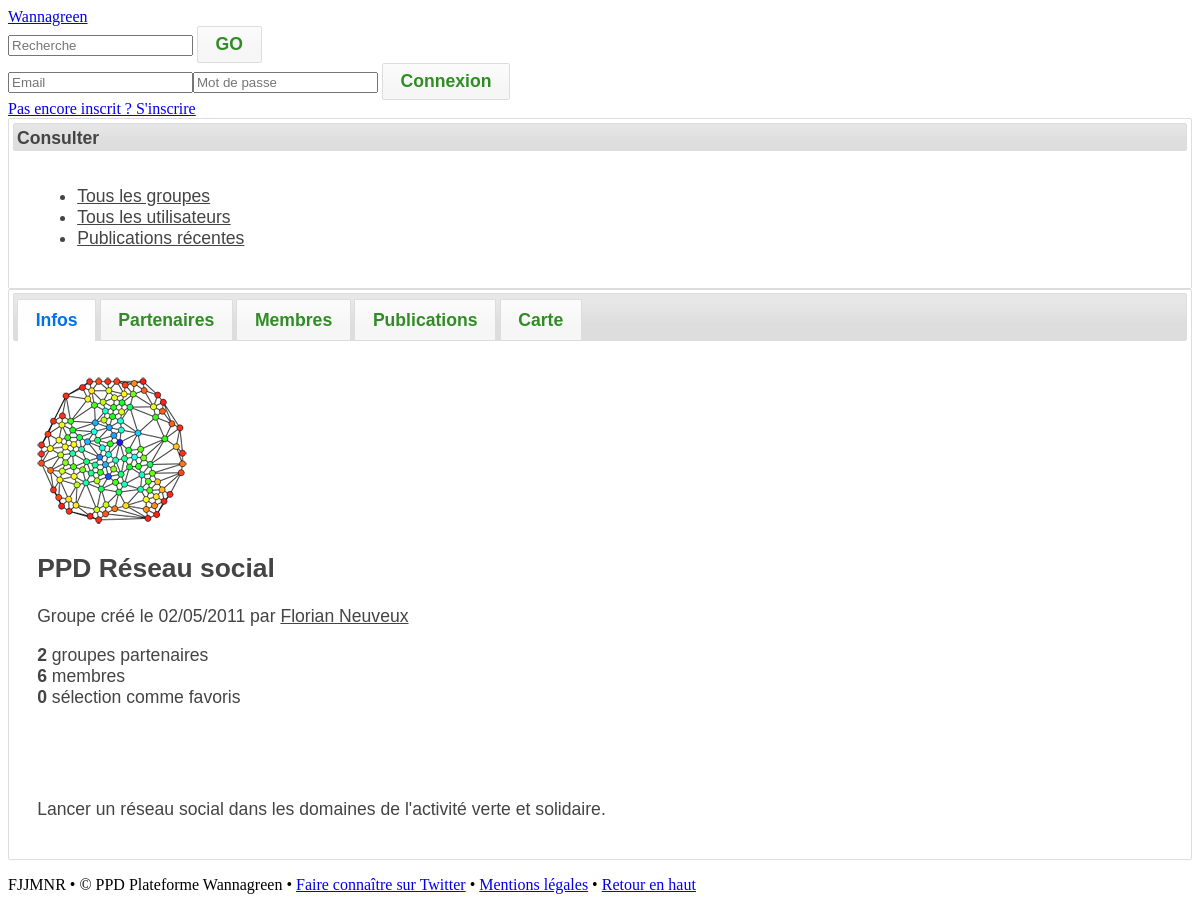
Page /groupe/details/1 on the committed database.
### application/controllers/groupe.php (called while the page is built, shortened)
<?php
class Groupe extends CI_Controller {
	function __construct()
	{
		$this->load->helper('url');
		$this->load->helper('html');
		$this->load->helper('form');
		$this->load->library('form_validation');
		$this->data = array();
		$this->load->Model('Publication_model');
		$this->load->Model('Publication_info_model');
		$this->load->Model('Tag_model');
		$this->load->Model('Utilisateur_model');
		$this->load->Model('Commentaire_model');
		if($this->session->userdata('is_connected') === TRUE) {
			$this->data['user_connected'] = TRUE;
			$id_utilisateur = $this->session->userdata('id_utilisateur');
			$this->data = array_merge($this->data, $this->Groupe_model->listes_groupes($id_utilisateur));
			$user = new Utilisateur_model();
			$id_url = $this->uri->segment(3, null);
			if($id_url != null && intval($id_url) != 0) {
				$this->data['admin'] = $user->Utilisateur_model->get_admin($id_url);
				$this->data['is_admin'] = $this->data['admin']->id_utilisateur == $this->session->userdata('id_utilisateur');
			}
		}
		else
			$this->data['user_connected'] = FALSE;
	}
	public function details($id_url = null) {
		if($id_url != null) {
			$tag = new Tag_model();
			$groupe = new Groupe_model();
			$groupe->id_groupe = $id_url;
			$groupe->get_details();
			$this->data['groupe'] = $groupe;
			$this->load->Model('Utilisateur_model');
			$this->data['admin'] = $this->Utilisateur_model->get_admin($id_url);
			$this->data['nb_membres'] = $this->nb_membres($id_url);
			$this->data['nb_favoris'] = $this->nb_favoris($id_url);
			$this->data['liste_membres'] = $this->Utilisateur_model->liste_membre_groupe($id_url, "membre", 1)->result();
			$this->data['liste_partenaires'] = $this->Groupe_model->get_liste_partenaire($id_url);
			$this->data['nb_partenaires'] = count($this->data['liste_partenaires']);
			$this->data['liste_tags']= $tag->get_tag_groupe($id_url);
			$publication = new Publication_model();
			if((isset($this->data['adhesion']) && $this->data['adhesion']) || (isset($this->data['est_admin']) && $this->data['est_admin'])) {
				$liste_publication = $publication->get_publication_by_id_groupe($id_url);
			}
			else {
				$liste_publication = $publication->get_publication_publique_by_id_groupe($id_url);
			}
			$this->data['liste_publications'] = $liste_publication;
			$this->data['liste_partenaires_demandes'] = $groupe->get_liste_partenaire($groupe->id_groupe, FALSE);
		}
		$this->data['module'] = 'groupe_details';
		$this->load->view('template', $this->data);
	}
	public function nb_membres($id_groupe) {
		$this->load->Model('Utilisateur_model');
		return count($this->Utilisateur_model->liste_membre_groupe($id_groupe, 'membre', 1)->result());
	}
	public function nb_favoris($id_groupe) {
		$this->load->Model('Utilisateur_model');
		return count($this->Utilisateur_model->liste_membre_groupe($id_groupe, 'favoris', 1)->result());
	}
}

### index.php (called while the page is built, shortened)
<?php
require_once BASEPATH.'core/CodeIgniter'.EXT;

### application/models/groupe_model.php (called while the page is built, shortened)
<?php
class Groupe_model extends CI_Model {
	var $id_groupe = null;
	function groupe_exists_id() {
		if($this->id_groupe == null)
			return FALSE;
		else {
			$query = $this->db->get_where('groupe', array('id_groupe' => $this->id_groupe), 1);
			return $query->num_rows() > 0;
		}
	}
	function get_details() {
		if($this->id_groupe == null || !$this->groupe_exists_id())
			return null;
		else {
			$query = $this->db->get_where('groupe', array('id_groupe' => $this->id_groupe), 1)->row();
			$this->nom = $query->nom;
			$this->description = $query->description;
			$this->avatar = $query->avatar;
			$this->date_creation = $query->date_creation;
			return $this;
		}
	}
}

### application/helpers/myutils_helper.php (called while the page is built, shortened)
<?php  if ( ! defined('BASEPATH')) exit('No direct script access allowed');
function time_to_str($str_datetime)
{
	$d = new DateTime($str_datetime);
	return $str_datetime ? $d->format('d/m/Y') : '-';
}
function plural($name, $count)
{
	if($name[strlen($name)-1] != 's')
		return $count > 1 ? $name.'s' : $name;
	else
		return $name;
}
function img_upload_path()
{
	return base_url().'uploads/images/';
}

### application/models/utilisateur_model.php (called while the page is built, shortened)
<?php
class Utilisateur_model extends CI_Model {
	function liste_membre_groupe($id_groupe, $type, $statut, $mode_map = FALSE)
	{
		$this->db->select('u.id_utilisateur, u.email, u.password, u.nom, u.prenom, u.adresse, u.latitude, u.longitude, u.sexe, u.date_naissance,u.avatar, u.date_creation, u.date_maj');
		$this->db->from('utilisateur u');
		$this->db->join('adhesion a','a.id_utilisateur=u.id_utilisateur');
		$this->db->where('a.id_groupe', $id_groupe);
		$this->db->where('a.type',$type);
		$this->db->where('a.statut' ,$statut);
		$this->db->order_by('u.nom','ASC');
		$this->db->order_by('u.prenom','ASC');
		return $this->db->get();
	}
	function get_admin ($id_groupe)
	{
		$this->db->select('u.id_utilisateur, u.email, u.password, u.nom, u.prenom, u.adresse, u.sexe, u.date_naissance,u.avatar, u.date_creation, u.date_maj')
					->from('utilisateur u')
					->join('groupe g','g.id_utilisateur=u.id_utilisateur')
					->where('g.id_groupe', $id_groupe)
					->limit(1);
		$query=$this->db->get();
		return $query->row();
	}
}

### application/views/modules/groupe_details.php (the view, shortened to what this page needs)
<div id="module">
	<?php if(isset($groupe)): ?>
		<div id="groupe_details" class="profil_details">
			<div id="tabs">
				<ul>
					<li><a href="#tabs-1">Infos</a></li>
					<li><a href="#tabs-2">Partenaires</a></li>
					<li><a href="#tabs-3">Membres</a></li>
					<li><a href="#tabs-4">Publications</a></li>
					<li><a href="#tabs-5">Carte</a></li>
				</ul>
				<div class="block_content ui-tabs-panel ui-widget-content">
					<p class="avatar"><img src="<?= $groupe->avatar != null ? img_upload_path().$groupe->avatar : img_upload_path().'group_default.png' ?>" width="150px" height="150px" alt="Groupe <?= $groupe->nom ?>" /></p>
					<h2 class="nom"><?= $groupe->nom ?></h2>
					<p class="date">Groupe créé le <?= time_to_str($groupe->date_creation) ?> par <?= isset($admin) ? '<a href="'.base_url().'utilisateur/profil/'.$admin->id_utilisateur.'">'.$admin->prenom.' '.$admin->nom.'</a>' : "un administrateur"; ?></p>
					<p>
						<span class="nbpartenaires"><strong><?= $nb_partenaires ?></strong> <?= plural('groupe', $nb_partenaires).' '.plural('partenaire', $nb_partenaires) ?></span><br />
						<span class="nbmembres"><strong><?= $nb_membres ?></strong> <?= plural('membre', $nb_membres) ?></span><br />
						<span class="nbfavoris"><strong><?= $nb_favoris ?></strong> <?= plural('sélection', $nb_favoris) ?> comme favoris</span><br />
					</p>
				</div>
				<div id="tabs-1">
					<div class="description">
						<br />
						<p id="groupe_description"><?= $groupe->description ?></p>
					</div>
				</div>
			</div>
		</div>
	<?php
		else:
			$this->load-view('notice', array('notice_type' => 'warning', 'notice' => "Le groupe demandé n'existe pas"));
		endif;
	?>
</div>

### rows in the picture
groupe: avatar (picture), nom "PPD Réseau social", date_creation "02/05/2011", description "Lancer un réseau social dans les domaines de l'activité verte et solidaire."
utilisateur: prenom "Florian", nom "Neuveux"

### other values in the picture
$nb_partenaires "2"
plural('groupe', $nb_partenaires) "groupes"
plural('partenaire', $nb_partenaires) "partenaires"
$nb_membres "6"
plural('membre', $nb_membres) "membres"
$nb_favoris "0"
plural('sélection', $nb_favoris) "sélection"
